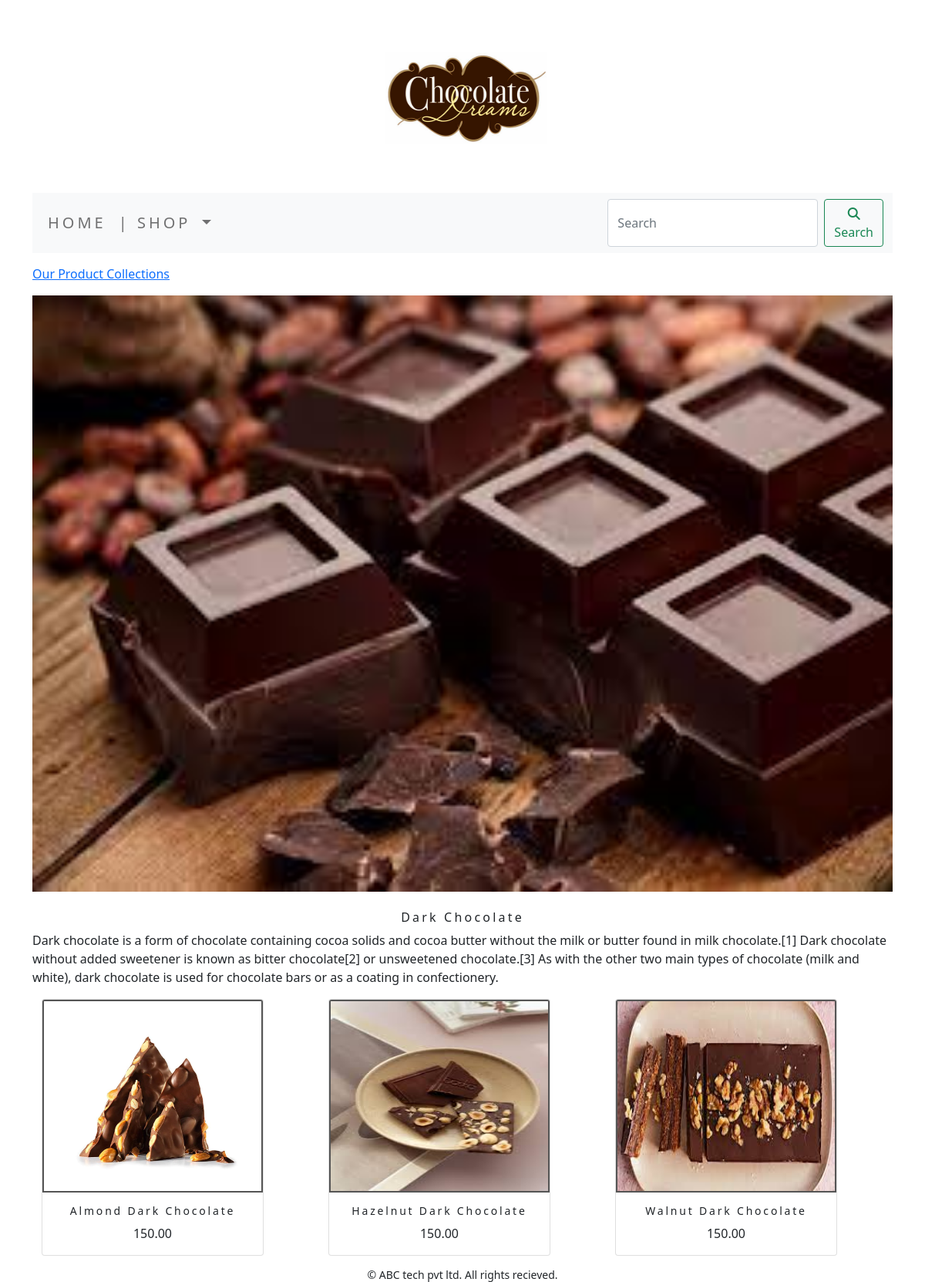
Page /ecommerce/dark-chocolate/ on the committed database.
### ecommerceapp/models.py (models this page shows, shortened)
class Category(models.Model):
    name = models.CharField(max_length=250,unique=True)
    slug = models.SlugField(max_length=250,unique=True)
    desc = models.TextField(blank=True)
    img = models.ImageField(upload_to='category',blank=True)
    class Meta:
        ordering = ('name',)
        verbose_name = 'category'
        verbose_name_plural = 'categories'
    def get_url(self):
        return reverse('shop:products_by_category', args=[self.slug])

class Product(models.Model):
    name = models.CharField(max_length=250,unique=True)
    slug = models.SlugField(max_length=250,unique=True)
    desc = models.TextField(blank=True)
    price = models.DecimalField(max_digits=10,decimal_places=2)
    category = models.ForeignKey(Category,on_delete=models.CASCADE)
    img = models.ImageField(upload_to='product',blank=True)
    stock = models.IntegerField()
    available = models.BooleanField(default=True)
    created = models.DateTimeField(auto_now_add=True)
    updated = models.DateTimeField(auto_now=True)
    def get_url(self):
        return reverse('shop:proCatdetail',args=[self.category.slug, self.slug])
    class Meta:
        ordering = ('name',)
        verbose_name = 'product'
        verbose_name_plural = 'products'

### ecommerceapp/views.py (the view)
# urls.py: path('',views.allProdCat,name='allProdCat'),
def allProdCat(request,c_slug=None):
    c_page=None
    products_list=None
    if c_slug!=None:
        c_page=get_object_or_404(Category,slug=c_slug)
        products_list=Product.objects.all().filter(category=c_page,available=True)
    else:
        products_list=Product.objects.all().filter(available=True)
    paginator=Paginator(products_list,6)
    try:
        page=int(request.GET.get('page','1'))
    except:
        page=1
    try:
        products=paginator.page(page)
    except (EmptyPage,InvalidPage):
        products=paginator.page(Paginator.num_pages)
    return render(request,'category.html',{'category':c_page,'products':products})

### cart/context_processors.py (called while the page is built)
def counter(request):
    item_count=0
    if 'admin' in request.path:
        return {}
    else:
        try:
            cart=Cart.objects.filter(cart_id=_cart_id(request))
            cart_items=CartItem.objects.all().filter(cart=cart[:1])
            for cart_item in cart_items:
                item_count += cart_item.quantity
        except Cart.DoesNotExist:
            item_count=0
    return dict(item_count=item_count)

### cart/views.py (called while the page is built)
def _cart_id(request):
    cart=request.session.session_key
    if not cart:
        cart=request.session.create()
    return cart

### ecommerceapp/context_processors.py (called while the page is built)
def menu_links(request):
    links = Category.objects.all()
    return dict(links=links)

### templates/category.html (shortened to what this page needs)
{% extends 'base.html' %}
{% load static %}
{% block content %}
  {% if category %}
      <div>
        <div class="row  my_row_class">
            <div class="mx-auto">
                <p><a href = "{% url 'shop:allProdCat' %}"> Our Product Collections</a> </p>
            </div>
          </div>
      </div>
  {% endif %}
<div class="mx_auto">
  {% if category %}
  <img class="my_image" src="{{category.img.url}}" alt="{{category.name}}">
</div>
  <br>
<div>
  <h1 class="text-center my_title" >{{category.name}}</h1>
  <p class="text-justify">  {{category.desc}}</p>
</div>
    {% endif %}
<div>
  <div class="container">
      <div class="row mx_auto">
      {% for product in products.object_list %}
      <div class="my_bottom_margin col-9 col-sm-12 col-md-4 xol-lg-4">
          <div class="card text-center" style="width: 18rem;">
          <a href="{{product.get_url}}"> <img class="card-img-top" src="{{product.img.url}}" alt="{{product.name}}" width=250px height=250px style="border: 2px solid #555;"> </a>
        <div class="card-body">
          <h4 class="card-title">{{product.name}}</h4>
          <p class="card-text">{{product.price}}</p>
        </div>
        </div>
      </div>
      {% endfor %}
    </div>
      <br>
  </div>
</div>
{% endblock %}

### static/css/custom.css (style rules this page uses)
body { font-family: 'Fuggles', cursive; }
.my_row_class { padding-top : 15px; }
.my_image { width:100%; height:auto; }
.my_title { font-size: 16px; text_transform:uppercase; letter-spacing:.2em; }
.my_bottom_margin { margin-bottom:10px; }
.card-body h4 { font-size: 14px; text_transform:uppercase; letter-spacing:.2em; }

### rows in the picture
Category: img (picture), name "Dark Chocolate", desc "Dark chocolate is a form of chocolate containing cocoa solids and cocoa butter without the milk or butter found in milk chocolate.[1] Dark chocolate without added sweetener is known as bitter chocolate[2] or unsweetened chocolate.[3] As with the other two main types of chocolate (milk and white), dark chocolate is used for chocolate bars or as a coating in confectionery."
Product: img (picture), name "Almond Dark Chocolate", price "150.00"
Product: img (picture), name "Hazelnut Dark Chocolate", price "150.00"
Product: img (picture), name "Walnut Dark Chocolate", price "150.00"
